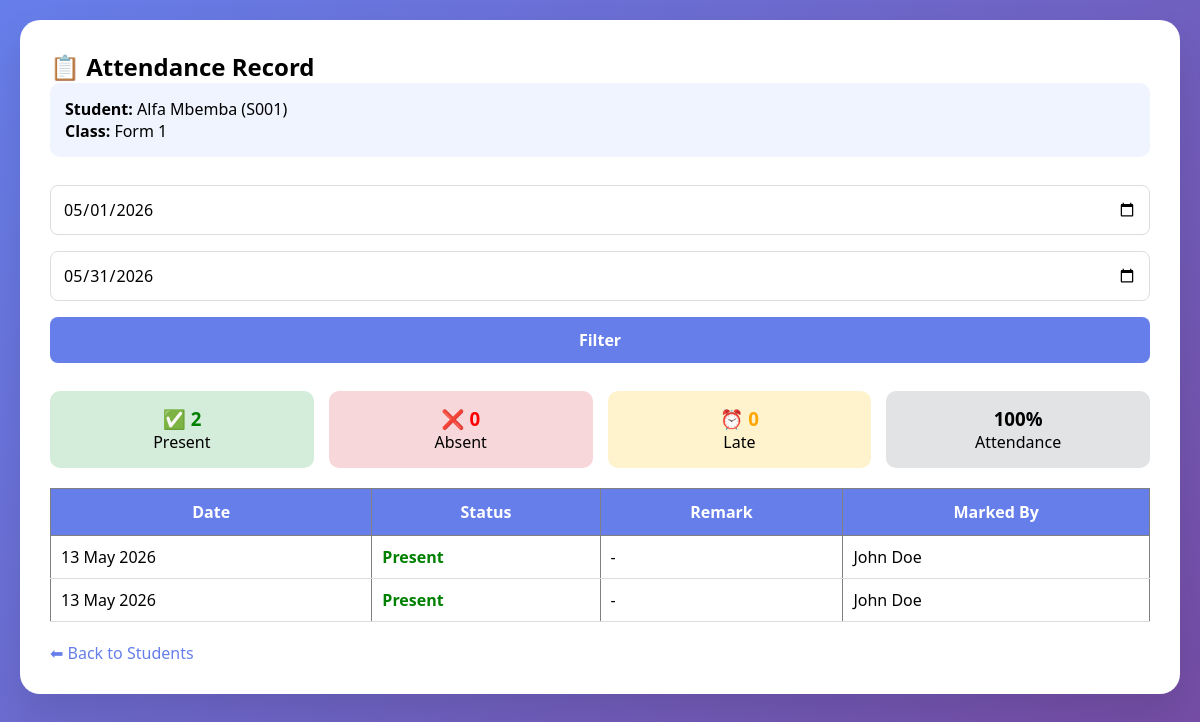
Page /teacher_view_student_attendance.php?id=1 (signed in) on the committed database.
### tables this page shows
CREATE TABLE `students` (
  `id` int(11) NOT NULL,
  `admission_no` varchar(20) DEFAULT NULL,
  `full_name` varchar(100) DEFAULT NULL,
  `class` varchar(20) DEFAULT NULL,
  `parent_phone` varchar(15) DEFAULT NULL,
  `address` text DEFAULT NULL,
  `fee_paid` decimal(10,2) DEFAULT 0.00,
  `total_fees` decimal(10,2) DEFAULT 5000.00,
  `registered_date` timestamp NOT NULL DEFAULT current_timestamp()
);

CREATE TABLE `attendance` (
  `id` int(11) NOT NULL,
  `student_id` int(11) DEFAULT NULL,
  `teacher_id` int(11) DEFAULT NULL,
  `date` date DEFAULT NULL,
  `status` enum('Present','Absent','Late') DEFAULT NULL,
  `remark` text DEFAULT NULL
);

CREATE TABLE `teachers` (
  `id` int(11) NOT NULL,
  `teacher_id` varchar(20) DEFAULT NULL,
  `full_name` varchar(100) DEFAULT NULL,
  `email` varchar(100) DEFAULT NULL,
  `phone` varchar(15) DEFAULT NULL,
  `subject` varchar(50) DEFAULT NULL,
  `class_assigned` varchar(20) DEFAULT NULL,
  `password` varchar(255) DEFAULT NULL,
  `registered_date` timestamp NOT NULL DEFAULT current_timestamp(),
  `password_reset_token` varchar(100) DEFAULT NULL,
  `password_reset_expires` datetime DEFAULT NULL,
  `last_password_change` datetime DEFAULT NULL,
  `failed_login_attempts` int(11) DEFAULT 0,
  `account_locked_until` datetime DEFAULT NULL
);

### teacher_view_student_attendance.php (the view, shortened to what this page needs)
<?php
include 'config.php';
$student_id = $_GET['id'] ?? 0;
$student = $conn->query("SELECT * FROM students WHERE id=$student_id")->fetch_assoc();
?>
<!DOCTYPE html>
<html>
<head>
    <link rel="stylesheet" href="style.css">
</head>
<body>
<div class="container">
    <h2>📋 Attendance Record</h2>
    <div style="background:#f0f4ff; padding:15px; border-radius:10px; margin-bottom:20px;">
        <p><strong>Student:</strong> <?= $student['full_name'] ?> (<?= $student['admission_no'] ?>)</p>
        <p><strong>Class:</strong> <?= $student['class'] ?></p>
    </div>
    <form method="GET" style="margin-bottom:20px;">
        <input type="date" name="from_date" value="<?= $_GET['from_date'] ?? date('Y-m-01') ?>" required>
        <input type="date" name="to_date" value="<?= $_GET['to_date'] ?? date('Y-m-t') ?>" required>
        <button type="submit">Filter</button>
    </form>
    <?php
    $from = $_GET['from_date'] ?? date('Y-m-01');
    $to = $_GET['to_date'] ?? date('Y-m-t');
    $stats = $conn->query("
        SELECT
            COUNT(*) as total,
            SUM(CASE WHEN status='Present' THEN 1 ELSE 0 END) as present,
            SUM(CASE WHEN status='Absent' THEN 1 ELSE 0 END) as absent,
            SUM(CASE WHEN status='Late' THEN 1 ELSE 0 END) as late
        FROM attendance
        WHERE student_id=$student_id AND date BETWEEN '$from' AND '$to'
    ")->fetch_assoc();
    $percentage = $stats['total'] > 0 ? round(($stats['present'] / $stats['total']) * 100, 1) : 0;
    ?>
    <div style="display: flex; gap: 15px; margin-bottom: 20px;">
        <div style="background:#d4edda; padding:15px; border-radius:10px; text-align:center; flex:1;">
            <h3 class="present">✅ <?= $stats['present'] ?></h3>
            <p>Present</p>
        </div>
        <div style="background:#f8d7da; padding:15px; border-radius:10px; text-align:center; flex:1;">
            <h3 class="absent">❌ <?= $stats['absent'] ?></h3>
            <p>Absent</p>
        </div>
        <div style="background:#fff3cd; padding:15px; border-radius:10px; text-align:center; flex:1;">
            <h3 class="late">⏰ <?= $stats['late'] ?></h3>
            <p>Late</p>
        </div>
        <div style="background:#e2e3e5; padding:15px; border-radius:10px; text-align:center; flex:1;">
            <h3><?= $percentage ?>%</h3>
            <p>Attendance</p>
        </div>
    </div>
    <table border="1" cellpadding="8" width="100%">
        <thead>
            <tr style="background:#667eea; color:white;">
                <th>Date</th>
                <th>Status</th>
                <th>Remark</th>
                <th>Marked By</th>
            </tr>
        </thead>
        <tbody>
            <?php
            $attendance = $conn->query("
                SELECT a.*, t.full_name as teacher_name
                FROM attendance a
                JOIN teachers t ON a.teacher_id = t.id
                WHERE a.student_id=$student_id AND a.date BETWEEN '$from' AND '$to'
                ORDER BY a.date DESC
            ");
            if($attendance->num_rows > 0):
                while($row = $attendance->fetch_assoc()):
                    $status_class = strtolower($row['status']);
            ?>
                <tr>
                    <td><?= date('d M Y', strtotime($row['date'])) ?></td>
                    <td class="<?= $status_class ?>"><?= $row['status'] ?></td>
                    <td><?= $row['remark'] ?: '-' ?></td>
                    <td><?= $row['teacher_name'] ?></td>
                </tr>
            <?php
                endwhile;
            else:
            ?>
                <tr><td colspan="4">No attendance records found for this period.</td></tr>
            <?php endif; ?>
        </tbody>
    </table>
    <a href="my_students.php">⬅ Back to Students</a>
</div>
</body>
</html>

### style.css (style rules this page uses)
* { margin: 0; padding: 0; box-sizing: border-box; font-family: 'Segoe UI', Tahoma, Geneva, Verdana, sans-serif; }
body { background: linear-gradient(135deg, #667eea 0%, #764ba2 100%); min-height: 100vh; padding: 20px; }
.container { max-width: 1200px; margin: auto; background: white; border-radius: 20px; padding: 30px; box-shadow: 0 20px 40px rgba(0,0,0,0.1); }
input, select, textarea, button { width: 100%; padding: 12px; margin: 8px 0; border: 1px solid #ddd; border-radius: 8px; font-size: 16px; }
button { background: #667eea; color: white; border: none; cursor: pointer; font-weight: bold; }
table { width: 100%; border-collapse: collapse; margin: 20px 0; }
th { background: #667eea; color: white; padding: 12px; }
td { padding: 10px; border-bottom: 1px solid #ddd; }
a { color: #667eea; text-decoration: none; }

### teacher_view_student_attendance.php (style rules this page uses)
.present { color: green; font-weight: bold; }
.absent { color: red; font-weight: bold; }
.late { color: orange; font-weight: bold; }

### rows in the picture
students: full_name "Alfa Mbemba", admission_no "S001", class "Form 1"
attendance: date "13 May 2026", status "Present", remark "-", teacher.full_name "John Doe"
attendance: date "13 May 2026", status "Present", remark "-", teacher.full_name "John Doe"

### other values in the picture
$stats['present'] "2"
$stats['absent'] "0"
$stats['late'] "0"
$percentage "100"
